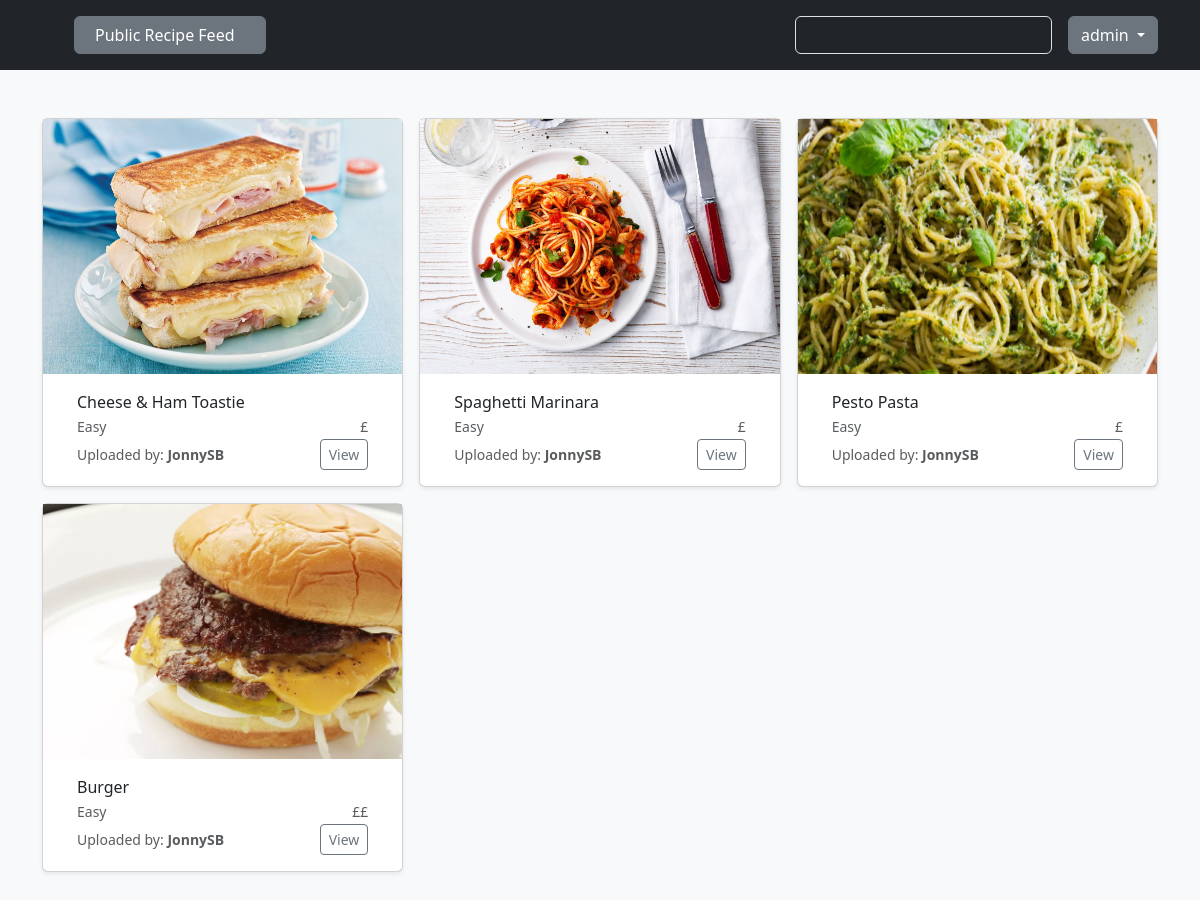
Page /recipes/ (signed in) on the committed database.
### recipes/models.py (models this page shows)
class Recipe(models.Model):
    recipe_name = models.CharField(max_length=200)
    recipe_image = models.ImageField(upload_to=recipe_image_file_path)
    MEAL_TIME_CHOICES = [
        ('b','Breakfast'),
        ('l','Lunch'),
        ('d','Dinner'),
        ('s','Snack'),
    ]
    meal_time = models.CharField(max_length=1, choices=MEAL_TIME_CHOICES)
    ingredients = models.ManyToManyField('Ingredient')
    COST_CHOICES = [
        ('1','£'),
        ('2','££'),
        ('3','£££'),
        ('4','££££'),
    ]
    cost = models.CharField(max_length=1, choices=COST_CHOICES)
    instructions = models.TextField(max_length=800)
    DIFFICULTY_CHOICES = [
        ('e','Easy'),
        ('m','Medium'),
        ('d','Difficult'),
        ('p','Pro'),
    ]
    difficulty_level = models.CharField(max_length=1,
                                        choices=DIFFICULTY_CHOICES)
    tags = models.ManyToManyField('Tag')
    recipe_author = models.ForeignKey(User, on_delete=models.CASCADE)
    uploaded_date = models.DateField(auto_now_add=True)
    VISIBILITY_CHOICES = [
        ('pr','Private'),
        ('pu','Public'),
    ]
    visibility = models.CharField(max_length=2,choices=VISIBILITY_CHOICES)

### recipes/views.py (the view)
# urls.py: path('',views.index,name='home')
def index(request):
    all_recipes = Recipe.objects.all()
    context = {'recipes':all_recipes}
    return render(request,'recipes/index.html',context=context)

### recipes/templates/recipes/index.html (shortened to what this page needs)
{% extends 'base.html' %}
{% block  content %}
<div class="album py-5 bg-body-tertiary">
    <div class="container">
        <div class="row row-cols-1 row-cols-sm-2 row-cols-md-3 g-3">
            {% for recipe in recipes %}
            <div class="col">
                <div class="card shadow-sm">
                    <img src="{{recipe.recipe_image.url}}" width="100%" height="255" object-fit="cover">
                    <div class="card-body increase_card_text_padding">
                        <p class="card-text reduce_bottom_margin">{{recipe.recipe_name}}</p>
                        <div class="d-flex justify-content-between align-items-center" style="font-size: 14px;">
                            <p class="text-body-secondary reduce_bottom_margin">{{recipe.get_difficulty_level_display}}</p>
                            <p class="text-body-secondary reduce_bottom_margin">{{recipe.get_cost_display}}</p>
                        </div>
                        <div class="d-flex justify-content-between align-items-center">
                            <small class="text-body-secondary">Uploaded by: <span class="recipe-card-author">{{recipe.recipe_author}}</span></small>
                            <div class="btn-group">
                                <button type="button" class="btn btn-sm btn-outline-secondary">View</button>
                            </div>
                        </div>
                    </div>
                </div>
            </div>
            {% endfor %}
        </div>
    </div>
</div>
{% endblock  %}

### templates/nav_bar.html (shortened to what this page needs)
    <header class="p-3 text-bg-dark">
        <div class="container">
            <div class="d-flex flex-wrap align-items-center justify-content-center justify-content-lg-start">
                {% if user.is_authenticated %}
                    <ul class="col-12 col-lg-auto me-lg-auto mb-md-0">
                        <button type="button" class="btn btn-secondary">
                            <a href="{% url 'home' %}" class="nav-link px-2 text-white nav-bar-options">Public Recipe Feed</a>
                        </button>
                    </ul>
                    <form class="col-12 col-lg-auto mb-3 mb-lg-0 me-lg-3" role="search">
                        <input type="search" class="form-control form-control-dark text-bg-dark" placeholder="Search..." aria-label="Search">
                    </form>
                    <div class="dropdown">
                        <button class="btn btn-secondary dropdown-toggle" type="button" data-bs-toggle="dropdown" aria-expanded="false">
                            {{user}}
                        </button>
                    </div>
                {% endif %}
            </div>
        </div>
      </header>

### static/css_styles/styles.css (style rules this page uses)
.nav-bar-options { margin-right: 10px; }
.recipe-card-author { font-weight: 600; }
.reduce_bottom_margin { margin-bottom: 2px; }
.increase_card_text_padding { padding-left: 34px; padding-right: 34px; }

### rows in the picture
Recipe: recipe_image (picture), recipe_name "Cheese & Ham Toastie", difficulty_level "Easy", cost "£", recipe_author "JonnySB"
Recipe: recipe_image (picture), recipe_name "Spaghetti Marinara", difficulty_level "Easy", cost "£", recipe_author "JonnySB"
Recipe: recipe_image (picture), recipe_name "Pesto Pasta", difficulty_level "Easy", cost "£", recipe_author "JonnySB"
Recipe: recipe_image (picture), recipe_name "Burger", difficulty_level "Easy", cost "££", recipe_author "JonnySB"

### other values in the picture
{{ user }} "admin"
